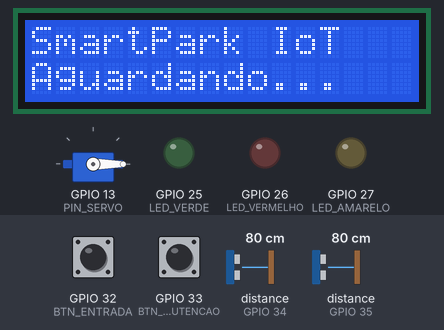
The sketch below on a simulated ESP32. Shown: 16×2 character LCD, servo, output pins drawn as LEDs (lit = HIGH). Wiring (from diagram.json): 2 × ultrasonic range finder: trigger GPIO 5, echo GPIO 34 / trigger GPIO 17, echo GPIO 35. Inputs (shaded band) come from the test bench; at power-on: distance to the obstacle (sensors on GPIO 34, GPIO 35) 80 cm, GPIO 33 (BTN_MANUTENCAO) HIGH, GPIO 32 (BTN_ENTRADA) HIGH. The echo pulse lasts 58.3 µs per cm; WiFi joins after 1.5 s; servers stay silent unless stated; uploads are accepted with an empty reply; random numbers use the default seed unless the sketch sets one; pins used as bus, display or sensor lines are not drawn; what the sketch prints to the serial monitor is not drawn.

Above: at 2.8 s.
2.9 s: distance to the obstacle (sensor on GPIO 34) set to 16 cm
4.4 s: distance to the obstacle (sensor on GPIO 34) set to 12 cm
At 5.8 s:
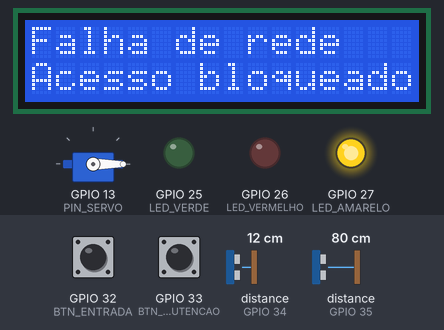
6.1 s: GPIO 33 (BTN_MANUTENCAO) pulled LOW for 0.15 s
At 6.6 s:
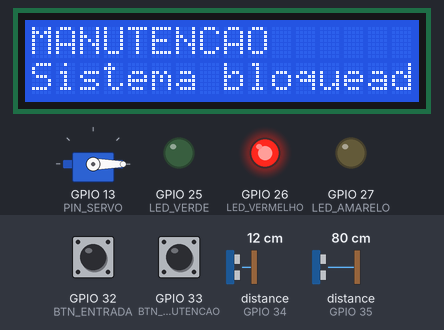
7.7 s: GPIO 33 (BTN_MANUTENCAO) pulled LOW for 1 s
At 7.92 s:
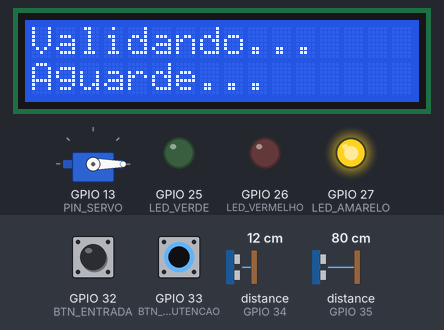
10.2 s: GPIO 33 (BTN_MANUTENCAO) pulled LOW for 3.2 s
At 10.9 s:
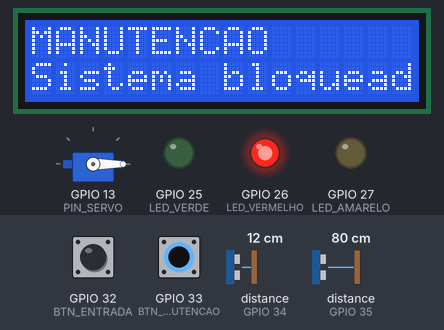
14.9 s: GPIO 32 (BTN_ENTRADA) driven LOW and GPIO 33 (BTN_MANUTENCAO) driven LOW
At 16.1 s:
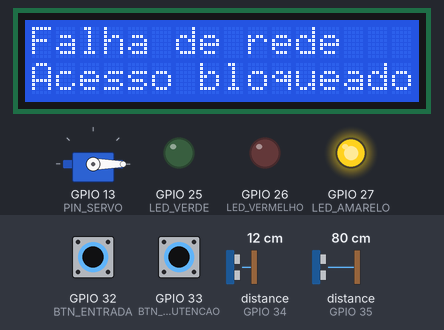
Timing chart, 0 to 17.5 s (numbered marks = the images above; inputs shaded):
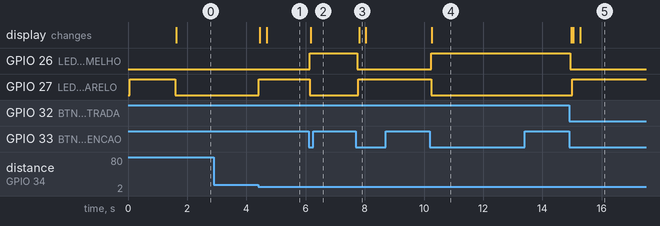

The sketch:

sketch.ino
```cpp
#include <WiFi.h>
#include <WiFiClientSecure.h>
#include <HTTPClient.h>
#include <ArduinoJson.h>
#include <ESP32Servo.h>
#include <Wire.h>
#include <LiquidCrystal_I2C.h>

// ==========================================
// 1. CONFIGURACOES
// ==========================================

// WiFi do simulador Wokwi
const char* WIFI_SSID = "Wokwi-GUEST";
const char* WIFI_PASSWORD = "";

// Endereco HTTPS do backend Flask.
// Substitua pelo endereco do tunel HTTPS.
const char* API_BASE = "https://SEU-TUNEL-HTTPS";

// Credencial de dispositivo para ambiente de teste.
// Nunca utilize uma credencial real no repositorio.
const char* DEVICE_SECRET = "SUA_CHAVE_DE_TESTE";

const char* DEVICE_ID = "esp32_pelourinho_01";  // igual ao ID cadastrado em devices (seed_firestore.py)

// ==========================================
// 2. PINOS
// ==========================================

// Sensor de entrada
#define TRIG_ENTRADA 5
#define ECHO_ENTRADA 34

// Sensor de saida
#define TRIG_SAIDA 17
#define ECHO_SAIDA 35

// Servo
#define PIN_SERVO 13

// LEDs
#define LED_VERDE 25
#define LED_VERMELHO 26
#define LED_AMARELO 27

// Botoes
#define BTN_ENTRADA 32
#define BTN_MANUTENCAO 33

// ==========================================
// 3. OBJETOS
// ==========================================

Servo cancela;

LiquidCrystal_I2C lcd(0x27, 16, 2);

// ==========================================
// 4. MAQUINA DE ESTADOS
// ==========================================

enum Estado {
  INICIALIZANDO,
  PRONTO,
  VALIDANDO,
  ACESSO_LIBERADO,
  ACESSO_NEGADO,
  FALHA_REDE,
  MANUTENCAO
};

Estado estadoAtual = INICIALIZANDO;

// ==========================================
// 5. VARIAVEIS
// ==========================================

const int DISTANCIA_DETECCAO = 15;

bool modoManutencao = false;
bool cancelaAberta = false;

unsigned long tempoAbertura = 0;
unsigned long tempoEstado = 0;
unsigned long ultimoEventoEntrada = 0;
unsigned long ultimoEventoSaida = 0;

const unsigned long TEMPO_CANCELA = 4000;
const unsigned long INTERVALO_DETECCAO = 3000;

// ==========================================
// 6. IDENTIFICADOR UNICO
// ==========================================

String gerarEventId() {
  uint32_t aleatorio = esp_random();

  char identificador[32];

  snprintf(
    identificador,
    sizeof(identificador),
    "%08lX-%08lX",
    (unsigned long)aleatorio,
    (unsigned long)millis()
  );

  return String(identificador);
}

// ==========================================
// 7. CONTROLE DO LCD
// ==========================================

void mostrarLCD(String linha1, String linha2) {

  lcd.clear();

  lcd.setCursor(0, 0);
  lcd.print(linha1.substring(0, 16));

  lcd.setCursor(0, 1);
  lcd.print(linha2.substring(0, 16));
}

// ==========================================
// 8. CONTROLE DOS LEDS
// ==========================================

void desligarLEDs() {

  digitalWrite(LED_VERDE, LOW);
  digitalWrite(LED_VERMELHO, LOW);
  digitalWrite(LED_AMARELO, LOW);
}

void atualizarLEDs() {

  desligarLEDs();

  switch (estadoAtual) {

    case PRONTO:
      break;

    case VALIDANDO:
    case FALHA_REDE:
      digitalWrite(LED_AMARELO, HIGH);
      break;

    case ACESSO_LIBERADO:
      digitalWrite(LED_VERDE, HIGH);
      break;

    case ACESSO_NEGADO:
    case MANUTENCAO:
      digitalWrite(LED_VERMELHO, HIGH);
      break;

    default:
      digitalWrite(LED_AMARELO, HIGH);
      break;
  }
}

// ==========================================
// 9. ALTERACAO DE ESTADO
// ==========================================

void mudarEstado(Estado novoEstado) {

  estadoAtual = novoEstado;
  tempoEstado = millis();

  atualizarLEDs();

  switch (estadoAtual) {

    case INICIALIZANDO:
      mostrarLCD("SmartPark IoT", "Inicializando...");
      break;

    case PRONTO:
      mostrarLCD("SmartPark IoT", "Aguardando...");
      break;

    case VALIDANDO:
      mostrarLCD("Validando...", "Aguarde...");
      break;

    case ACESSO_LIBERADO:
      mostrarLCD("Acesso liberado", "Boa viagem!");
      break;

    case ACESSO_NEGADO:
      mostrarLCD("Acesso negado", "Cancela fechada");
      break;

    case FALHA_REDE:
      mostrarLCD("Falha de rede", "Acesso bloqueado");
      break;

    case MANUTENCAO:
      mostrarLCD("MANUTENCAO", "Sistema bloqueado");
      break;
  }
}

// ==========================================
// 10. SENSORES ULTRASSONICOS
// ==========================================

float medirDistancia(int trig, int echo) {

  digitalWrite(trig, LOW);
  delayMicroseconds(2);

  digitalWrite(trig, HIGH);
  delayMicroseconds(10);

  digitalWrite(trig, LOW);

  unsigned long duracao = pulseIn(echo, HIGH, 30000);

  if (duracao == 0) {
    return -1;
  }

  return duracao * 0.0343 / 2;
}

bool veiculoNaEntrada() {

  float distancia = medirDistancia(
    TRIG_ENTRADA,
    ECHO_ENTRADA
  );

  return distancia > 0 &&
         distancia < DISTANCIA_DETECCAO;
}

bool veiculoNaSaida() {

  float distancia = medirDistancia(
    TRIG_SAIDA,
    ECHO_SAIDA
  );

  return distancia > 0 &&
         distancia < DISTANCIA_DETECCAO;
}

// ==========================================
// 11. CONTROLE DA CANCELA
// ==========================================

void abrirCancela() {

  cancela.write(90);

  cancelaAberta = true;
  tempoAbertura = millis();
}

void fecharCancela() {

  cancela.write(0);

  cancelaAberta = false;
}

void controlarTempoCancela() {

  if (
    cancelaAberta &&
    millis() - tempoAbertura >= TEMPO_CANCELA
  ) {

    fecharCancela();

    if (!modoManutencao) {
      mudarEstado(PRONTO);
    }
  }
}

// ==========================================
// 12. CONEXAO WIFI
// ==========================================

void conectarWiFi() {

  WiFi.mode(WIFI_STA);

  WiFi.begin(WIFI_SSID, WIFI_PASSWORD);

  Serial.print("Conectando ao WiFi");

  unsigned long inicio = millis();

  while (
    WiFi.status() != WL_CONNECTED &&
    millis() - inicio < 15000
  ) {

    delay(500);
    Serial.print(".");
  }

  Serial.println();

  if (WiFi.status() == WL_CONNECTED) {

    Serial.println("WiFi conectado!");
    Serial.println(WiFi.localIP());

  } else {

    Serial.println("Falha na conexao WiFi");
  }
}

// ==========================================
// 13. COMUNICACAO COM BACKEND
// ==========================================

bool enviarRequisicao(
  String rota,
  String tipoEvento,
  float distancia,
  bool* autorizado = nullptr,
  const char* campo = "allowed"
) {

  if (WiFi.status() != WL_CONNECTED) {

    Serial.println("Sem conexao WiFi");

    return false;
  }

  HTTPClient http;

  String url = String(API_BASE) + rota;

  http.setConnectTimeout(5000);
  http.setTimeout(5000);

  // Wokwi: sem validar certificado (apenas simulação). Em hardware real, fixe a CA do servidor.
  WiFiClientSecure clienteSeguro;
  clienteSeguro.setInsecure();
  bool iniciou = url.startsWith("https") ? http.begin(clienteSeguro, url) : http.begin(url);

  if (!iniciou) {

    Serial.println("Falha ao iniciar HTTP");

    return false;
  }

  http.addHeader("Content-Type", "application/json");
  http.addHeader("ngrok-skip-browser-warning", "1");  // evita a página de aviso do ngrok

  http.addHeader(
    "X-Device-Secret",
    DEVICE_SECRET
  );

  StaticJsonDocument<256> documento;

  documento["device_id"] = DEVICE_ID;
  documento["event_id"] = gerarEventId();
  documento["event_type"] = tipoEvento;
  documento["distance_cm"] = distancia;

  String corpo;

  serializeJson(documento, corpo);

  Serial.println("Enviando requisicao:");
  Serial.println(url);
  Serial.println(corpo);

  int codigoHTTP = http.POST(corpo);

  bool sucesso = false;

  if (codigoHTTP > 0) {

    String resposta = http.getString();

    Serial.print("HTTP: ");
    Serial.println(codigoHTTP);

    Serial.println(resposta);

    if (codigoHTTP >= 200 && codigoHTTP < 300) {

      sucesso = true;

      if (autorizado != nullptr) {

        StaticJsonDocument<512> respostaJSON;

        DeserializationError erro =
          deserializeJson(respostaJSON, resposta);

        if (!erro) {

          *autorizado =
            respostaJSON[campo] | false;

        } else {

          sucesso = false;
        }
      }
    }

  } else {

    Serial.print("Erro HTTP: ");
    Serial.println(http.errorToString(codigoHTTP));
  }

  http.end();

  return sucesso;
}

// ==========================================
// 14. VALIDACAO DE ENTRADA
// ==========================================

void validarEntrada() {

  if (modoManutencao) {
    return;
  }

  mudarEstado(VALIDANDO);

  Serial.println("Solicitando autorizacao...");

  float distancia = medirDistancia(
    TRIG_ENTRADA,
    ECHO_ENTRADA
  );

  bool autorizado = false;

  bool comunicacaoOK = enviarRequisicao(
    "/api/iot/access-request",
    "ENTRY",
    distancia,
    &autorizado
  );

  if (!comunicacaoOK) {

    fecharCancela();

    mudarEstado(FALHA_REDE);

    return;
  }

  if (autorizado) {

    Serial.println("Acesso autorizado!");

    mudarEstado(ACESSO_LIBERADO);

    abrirCancela();

  } else {

    Serial.println("Acesso negado!");

    fecharCancela();

    mudarEstado(ACESSO_NEGADO);
  }
}

// ==========================================
// 15. REGISTRO DE SAIDA
// ==========================================

void registrarSaida() {

  if (modoManutencao) {
    return;
  }

  Serial.println("Veiculo detectado na saida");

  float distancia = medirDistancia(
    TRIG_SAIDA,
    ECHO_SAIDA
  );

  bool registrado = false;

  bool sucesso = enviarRequisicao(
    "/api/iot/telemetry",
    "EXIT",
    distancia,
    &registrado,
    "registered"
  );

  if (sucesso && !registrado) {

    mostrarLCD("Saida nao", "registrada");

    Serial.println("Backend nao registrou a saida");

  } else if (sucesso) {

    mostrarLCD("Saida registrada", "Ate logo!");

    Serial.println("Evento de saida enviado!");

  } else {

    Serial.println("Falha ao registrar saida");

    mudarEstado(FALHA_REDE);

    fecharCancela();
  }
}

// ==========================================
// 16. BOTAO DE MANUTENCAO
// ==========================================

void controlarManutencao() {

  static bool estadoAnterior = HIGH;

  bool leitura = digitalRead(BTN_MANUTENCAO);

  if (
    leitura == LOW &&
    estadoAnterior == HIGH
  ) {

    delay(40);

    if (digitalRead(BTN_MANUTENCAO) == LOW) {

      modoManutencao = !modoManutencao;

      if (modoManutencao) {

        fecharCancela();

        mudarEstado(MANUTENCAO);

        Serial.println("Manutencao ativada");

      } else {

        mudarEstado(PRONTO);

        Serial.println("Manutencao desativada");
      }
    }
  }

  estadoAnterior = leitura;
}

// ==========================================
// 17. BOTAO DE TESTE
// ==========================================

void controlarBotaoEntrada() {

  static bool estadoAnterior = HIGH;

  bool leitura = digitalRead(BTN_ENTRADA);

  if (
    leitura == LOW &&
    estadoAnterior == HIGH
  ) {

    delay(40);

    if (digitalRead(BTN_ENTRADA) == LOW) {

      if (!modoManutencao) {
        validarEntrada();
      }
    }
  }

  estadoAnterior = leitura;
}

// ==========================================
// 18. SETUP
// ==========================================

void setup() {

  Serial.begin(115200);

  Wire.begin(21, 22);

  lcd.init();
  lcd.backlight();

  pinMode(TRIG_ENTRADA, OUTPUT);
  pinMode(ECHO_ENTRADA, INPUT);

  pinMode(TRIG_SAIDA, OUTPUT);
  pinMode(ECHO_SAIDA, INPUT);

  pinMode(LED_VERDE, OUTPUT);
  pinMode(LED_VERMELHO, OUTPUT);
  pinMode(LED_AMARELO, OUTPUT);

  pinMode(BTN_ENTRADA, INPUT_PULLUP);
  pinMode(BTN_MANUTENCAO, INPUT_PULLUP);

  cancela.attach(PIN_SERVO);

  fecharCancela();

  mudarEstado(INICIALIZANDO);

  conectarWiFi();

  if (WiFi.status() == WL_CONNECTED) {

    mudarEstado(PRONTO);

  } else {

    mudarEstado(FALHA_REDE);
  }

  Serial.println("SmartPark IoT iniciado!");
}

// ==========================================
// 19. LOOP PRINCIPAL
// ==========================================

void loop() {

  controlarManutencao();

  controlarTempoCancela();

  if (modoManutencao) {
    return;
  }

  if (estadoAtual != PRONTO) {

    if (
      estadoAtual == ACESSO_NEGADO &&
      millis() - tempoEstado > 2500
    ) {
      mudarEstado(PRONTO);
    }

    if (
      estadoAtual == FALHA_REDE &&
      millis() - tempoEstado > 5000
    ) {

      if (WiFi.status() != WL_CONNECTED) {
        WiFi.reconnect();
      }

      mudarEstado(
        WiFi.status() == WL_CONNECTED
          ? PRONTO
          : FALHA_REDE
      );
    }

    return;
  }

  controlarBotaoEntrada();

  if (estadoAtual != PRONTO) {
    return;
  }

  // Detecta veiculo na entrada
  if (
    millis() - ultimoEventoEntrada >
    INTERVALO_DETECCAO
  ) {

    if (veiculoNaEntrada()) {

      ultimoEventoEntrada = millis();

      validarEntrada();

      return;
    }
  }

  // Detecta veiculo na saida
  if (
    millis() - ultimoEventoSaida >
    INTERVALO_DETECCAO
  ) {

    if (veiculoNaSaida()) {

      ultimoEventoSaida = millis();

      registrarSaida();

      if (estadoAtual != PRONTO) {
        return;
      }
    }
  }

  delay(100);
}
```

Measured:
- the behaviour switches between 15 and 14 cm on distance to the obstacle (sensor on GPIO 34) (found by bisection; images 0 and 1)
- after the input at 2.9 s, every drawn part: stays the same
- after the input at 4.4 s, GPIO 27 (LED_AMARELO): LOW → HIGH at once; the display: first changes after 0.05 s (image 1 shows a later state)
- after the input at 6.1 s, GPIO 26 (LED_VERMELHO): LOW → HIGH at once; GPIO 27 (LED_AMARELO): HIGH → LOW at once; the display: changes after 0.07 s (image 2)
- after the input at 7.7 s, GPIO 26 (LED_VERMELHO): HIGH → LOW at once; GPIO 27 (LED_AMARELO): LOW → HIGH after 0.07 s; the display: changes after 0.11 s (image 3)
- after the input at 10.2 s, GPIO 26 (LED_VERMELHO): LOW → HIGH at once
- after the input at 14.9 s, GPIO 26 (LED_VERMELHO): HIGH → LOW at once; GPIO 27 (LED_AMARELO): LOW → HIGH after 0.11 s; the display: first changes after 0.07 s (image 5 shows a later state)
